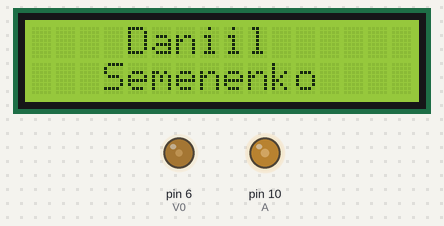
A sketch run on a simulated Arduino Uno, built with avr-gcc and run on an emulated ATmega328P. Shown: 16×2 character LCD, output pins drawn as LEDs (lit = HIGH).

Above: at 0.1 s.
At 1.7 s:
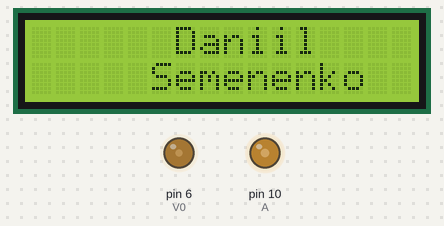
At 3.3 s:
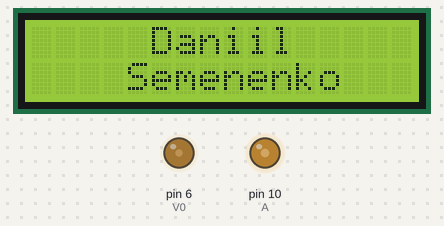
At 4.9 s:
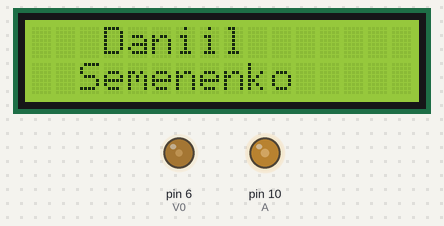

The sketch:

20-lcd_1602_16x2.ino
```cpp
// 16x2 LCD (without I2C mdule) in 4-Wire Mode

// https://www.instructables.com/Arduino-Interfacing-With-LCD-Without-Potentiometer
// https://circuitdigest.com/article/16x2-lcd-display-module-pinout-datasheet

#include <LiquidCrystal.h>  // https://www.arduino.cc/reference/en/libraries/liquidcrystal

constexpr uint8_t V0 = 6;   // Contrast // LCD voltage bias signal
constexpr uint8_t RS = 12;  // Toggles between Data/Command Register
constexpr uint8_t E  = 11;  // Enable // Must be held high to perform Read/Write Operation
constexpr uint8_t D4 = 5;   // Data/Command Pin // Pins used to send Command or Data to the LCD // In 4-Wire Mode only 4 pins are connected to MCU
constexpr uint8_t D5 = 4;   // Data/Command Pin // Pins used to send Command or Data to the LCD // In 4-Wire Mode only 4 pins are connected to MCU
constexpr uint8_t D6 = 3;   // Data/Command Pin // Pins used to send Command or Data to the LCD // In 4-Wire Mode only 4 pins are connected to MCU
constexpr uint8_t D7 = 2;   // Data/Command Pin // Pins used to send Command or Data to the LCD // In 4-Wire Mode only 4 pins are connected to MCU
constexpr uint8_t A  = 10;  // Backlight PWM pin

LiquidCrystal lcd(RS, E, D4, D5, D6, D7); // 4-Wire Mode

void setup() {
  constexpr uint8_t contrast = 60;
  constexpr uint8_t brightness = 100; // of the backlight

  analogWrite(V0, contrast);
  analogWrite(A, brightness);

  lcd.begin(16, 2); // `columns`, `rows`

  lcd.setCursor(0, 0); lcd.print("   Daniil       ");
  lcd.setCursor(0, 1); lcd.print("  Semenenko     ");
  // LCD display scroll borders: [ {_________...}3]
}


void loop() {
  constexpr uint64_t interval = 800; // miliseconds
  constexpr int shift = 3;           // columns

  for (int i = 0; i < shift; i++) {
    lcd.scrollDisplayRight();
    delay(interval);
  }
  delay(interval);

  for (int i = 0; i < shift; i++) {
    lcd.scrollDisplayLeft();
    delay(interval);
  }
  delay(interval);
}
```

Measured:
- by itself, everything shown: repeats every 6.4 s, in 6 steps
- what the display in image 1 shows lasts 1.6 s, from 1.7 s to 3.3 s
- what the display in image 2 shows lasts 0.8 s, from 3.3 s to 4.1 s
